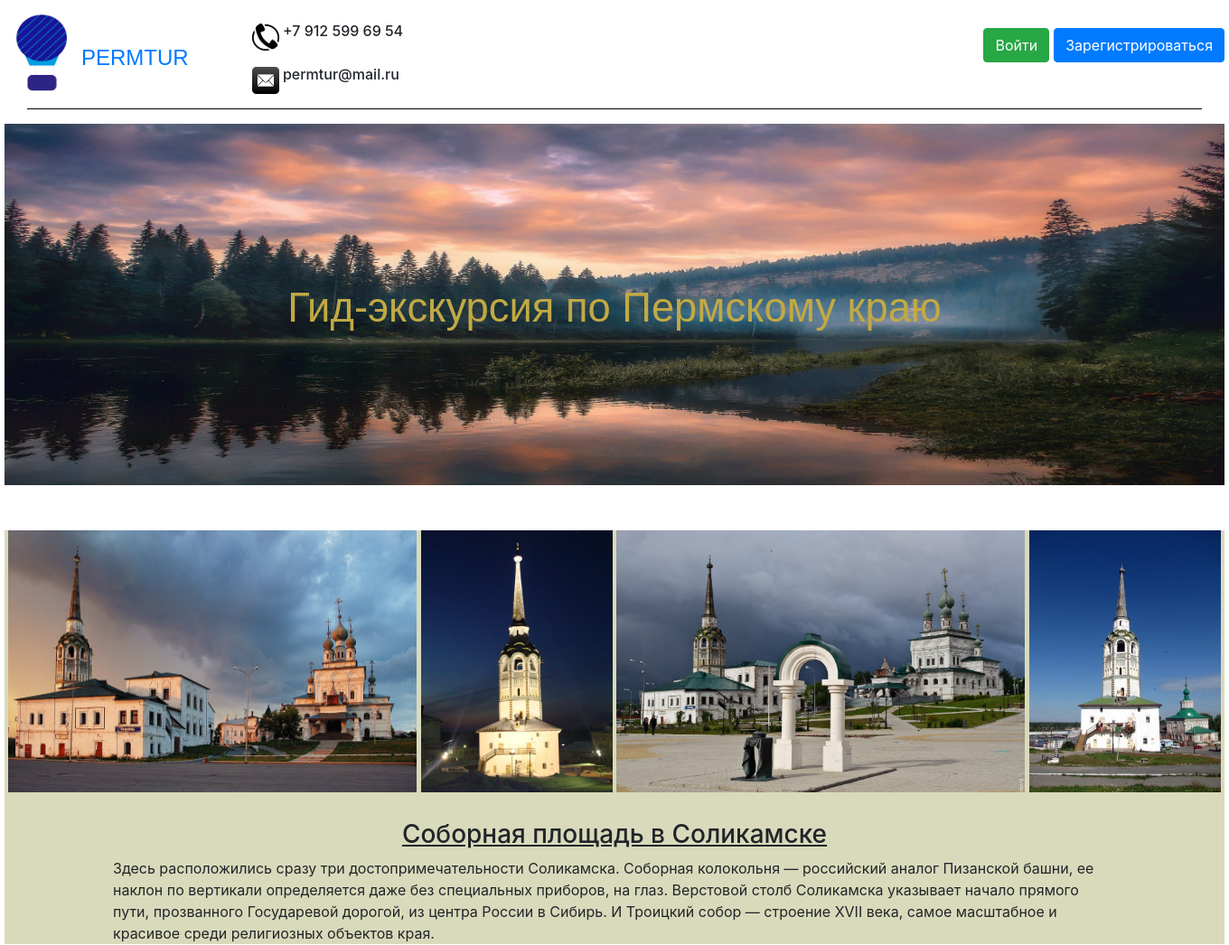
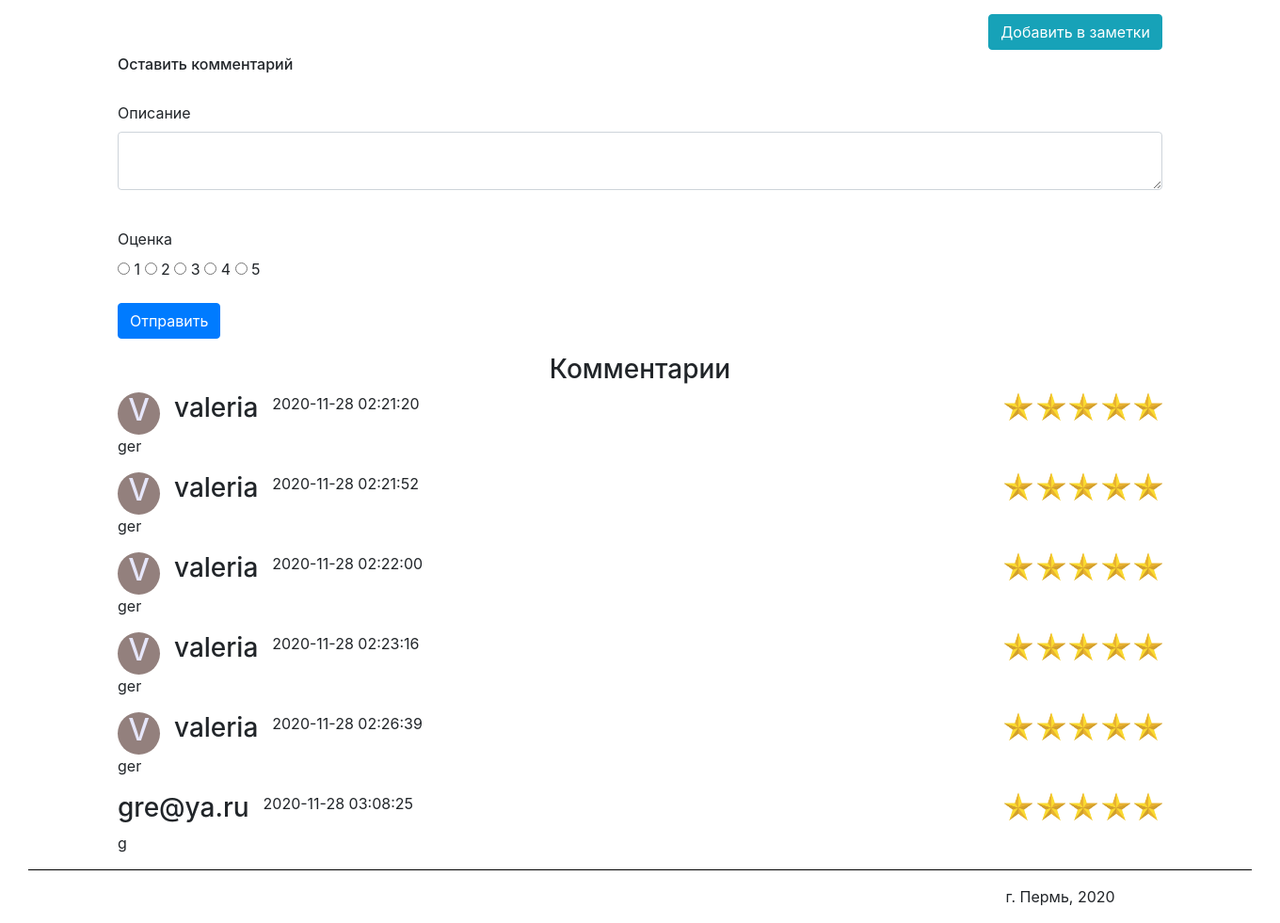
The page /Cathedral_square on the database its author committed (2 pictures, top to bottom).
### data/comments.py (models this page shows)
class Comment(SqlAlchemyBase):
    __tablename__ = 'comment'
    id = sqlalchemy.Column(sqlalchemy.Integer,
                           primary_key=True, autoincrement=True)
    description = sqlalchemy.Column(sqlalchemy.String)
    sight = sqlalchemy.Column(sqlalchemy.String)
    nickname = sqlalchemy.Column(sqlalchemy.String)
    email = sqlalchemy.Column(sqlalchemy.String)
    mark = sqlalchemy.Column(sqlalchemy.Integer)
    datetime = sqlalchemy.Column(sqlalchemy.String)

### main.py (the view, shortened to what this page needs)
    @app.route('/<sight>', methods=['GET', 'POST'])
    def sights(sight):
        sights = {"Ancient_volcano": "Древний вулкан",
                  "Basegi_Nature_Reserve": "Заповедник Басеги",
                  "Blue_lakes": "Голубые озёра", "Cathedral_square": "Соборная площадь",
                  "Perm_36": "Пермь-36", "Usva_pillars": "Устьвинские столбы",
                  "Vakutin_stone": "Вакутин камень",
                  "Vishera_nature_reserve": "Вишерский заповедник"}
        sights2 = ["Ancient_volcano", "Basegi_Nature_Reserve", "Blue_lakes", "Cathedral_square",
                  "Perm_36", "Usva_pillars", "Vakutin_stone", "Vishera_nature_reserve"]
        form = CommentForm()
        if sight in sights2:
            return render_template(sight + ".html",
                                   sight=sight, title=sights[sight],
                                   Comment=Comment, session=session, form=form, User=User)
        else:
            return render_template("add_post_page.html", title=sight, Post=Post, form=form,
                                   sight=sight, session=session, Comment=Comment, User=User)

### data/comment_form.py
class CommentForm(FlaskForm):
    description = TextAreaField('Описание')
    mark = RadioField('Оценка', choices=[('one_point', '1'), ('two_points', '2'),
                                         ('three_points', '3'), ('four_points', '4'),
                                         ('five_points', '5')], validators=[DataRequired()])
    submit = SubmitField('Отправить')

### templates/Cathedral_square.html
{% extends "header_footer.html" %}
{% block content %}
    <div style="text-align: center; margin-top: 50px;">
        <figure class="sight_caption_redirect">
            <img src="static/images/sights/Соборная площадь.jpg" class="sight1_redirect">
            <img src="static/images/sights/Соборная площадь2.jpg" class="sight2_redirect">
            <img src="static/images/sights/Соборная площадь3.jpg" class="sight1_redirect">
            <img src="static/images/sights/Соборная площадь4.jpg" class="sight2_redirect">
                <h3 style="margin-top: 30px;"><u>Соборная площадь в Соликамске</u></h3>
                <main role="main" class="container">
                    <p style="text-align: left;">Здесь расположились сразу три достопримечательности Соликамска.
                    Соборная колокольня — российский аналог Пизанской башни, ее наклон
                    по вертикали определяется даже без специальных приборов, на глаз.
                    Верстовой столб Соликамска указывает начало прямого пути,
                    прозванного Государевой дорогой, из центра России в Сибирь. И
                    Троицкий собор — строение XVII века, самое масштабное и красивое
                    среди религиозных объектов края.</p>
                    {% set note_href = "/add_note/" + "Cathedral_square" %}
                    <a style=" float: right;" class="btn btn-info" href="{{ note_href }}">Добавить в заметки</a>
                </main>
        </figure>
    </div>
    {% include "comment.html" %}
{% endblock %}

### templates/header_footer.html (shortened to what this page needs)
<!DOCTYPE html>
<html lang="en">
<head>
    <link rel="stylesheet"
          href="https://stackpath.bootstrapcdn.com/bootstrap/4.4.1/css/bootstrap.min.css"
>
    <link href="/static/css/style.css" rel="stylesheet" type="text/css">
</head>
<body style="width: 1350px; margin: 0 auto;">
    <header style="width: 1350px; margin: 0 auto;">
        {% if current_user.is_authenticated %}
            <div style="margin: 15px 0px 0px 0px; float: right;">
                <div style="background: {{ current_user.avatar_color }};" class="circle">
                    <h2 style="text-align: center; color: #E6E6FA;"> {{ current_user.nickname[0].upper() }} </h2>
                </div>
                <a class="cent" style="width: 80px; font-size:30px;">{{ current_user.nickname }}</a>
                <a class="btn btn-danger" href="/logout">Выйти</a>
                <a class="btn btn-info" href="/cabinet">Личный кабинет</a>
            </div>
        {% else %}
            <p>
                <div>
                    <a style="margin: 15px 0px 0px 0px; float: right;" class="btn btn-primary" href="/register">Зарегистрироваться</a>
                    <a style="margin: 15px 5px 0px 0px; float: right;" class="btn btn-success" href="/login">Войти</a>
                </div>
            </p>
        {% endif %}
        <div>
            <div>
                <img style="float: left;" src="/static/images/logo.png" width="85" height="85" alt="Логотип">
                <a style="margin:30px 0px 0px 0px; float: left;" href="/"><font size="5pt" face="Arial">PERMTUR</font></a>
                <h6>
                    <img style="margin:10px 0px 0px 70px;" src="/static/images/telephone.jpg" width="30" height="30" alt="Телефон">
                    +7 912 599 69 54</h6>
                <h6>
                    <img style="margin:10px 0px 0px 70px;" src="/static/images/mail.jpg" width="30" height="30" alt="Почта">
                    permtur@mail.ru
                </h6>
            </div>
            <hr align="center" width="1300" size="5" color="black" />
        </div>
    </header>
    <div class="img_cont">
        <img src="/static/images/main.jpg" alt="main" class="main_image">
        <p>Гид-экскурсия по Пермскому краю</p>
    </div>
    {% block content %}
    {% endblock %}
    <footer style="clear: both;">
        <hr align="center" width="1300" size="5" color="black" />
        <main role="main" class="container">
            <p style="margin-left: 85%;">г. Пермь, 2020</p>
        </main>
    </footer>
</body>
</html>

### templates/comment.html (shortened to what this page needs)
<div>
    <main role="main" class="container">
        <h6 style="margin-bottom: 30px; margin-top: 60px;">Оставить комментарий</h6>
        <form action="" method="post">
            <p>
                {{ form.description.label }}<br>
                {{ form.description(class="form-control", type="description") }}<br>
            </p>
            <p>
                 {{ form.mark.label }}<br>
                 {% for mark in form.mark %}
                     {{ mark }}
                     {{ mark.label }}
                 {% endfor %}
             </p>
            <p>{{ form.submit(type="submit", class="btn btn-primary") }}</p>
        </form>
        <h3 style="text-align: center;">Комментарии</h3>
        {% set comment = session.query(Comment) %}
        {% set user = session.query(User) %}
        {% for i in range(session.query(Comment).count()) %}
            {% if comment[i].sight == sight %}
                <div>
                    {% for j in range(session.query(User).count()) %}
                        {% if comment[i].nickname == user[j].nickname %}
                            <div style="margin-right: 15px; background: {{ user[j].avatar_color }};" class="circle">
                                <h2 style="text-align: center; color: #E6E6FA;"> {{ comment[i].nickname[0].upper() }} </h2>
                            </div>
                        {% endif %}
                    {% endfor %}
                    <h3 style="float: left;">{{ comment[i].nickname }} &#160;</h3>
                    <p style="float: left;">{{ comment[i].datetime }}</p>
                    {% set points = {"one_point": 1, "two_points": 2, "three_points": 3,
                        "four_points":4, "five_points": 5} %}
                        <div style="float: right;">
                        {% for i in range(points[comment[i].mark]) %}
                            <img style="width: 30px; height: 30px;" src="/static/images/star.jpg">
                        {% endfor %}
                        </div>
                    <p style="clear: both;">{{ comment[i].description }}</p>
                </div>
            {% endif %}
        {% endfor %}
    </main>
</div>

### static/css/style.css (style rules this page uses)
.main_image { width: 1350px; height: 400px; display: block; margin: 0 auto; }
.img_cont { font-family: Arial; color: #C1A944; font-size: 34pt; vertical-align:middle; text-align:center; width: 1350px; height: 400px; position: relative; display: block; margin: 0 auto; padding-top:170px; }
.img_cont img { position:absolute; z-index:-1; left:0; top:0; }
.sight1_redirect { width: 452px; height: 290px; }
.sight2_redirect { width: 212px; height: 290px; }
.sight_caption_redirect { background: #d9dabb; display: block; margin: 0 0px 0px 0; text-align: center; }
.circle { float: left; width: 45px; height: 45px; -webkit-border-radius: 25px; -moz-border-radius: 25px; border-radius: 25px; }

### rows shown on the page
Comment: nickname "V", nickname "valeria", datetime "2020-11-28 02:21:20", sight "Cathedral_square" (drawn), description "ger"
Comment: nickname "V", nickname "valeria", datetime "2020-11-28 02:21:52", sight "Cathedral_square" (drawn), description "ger"
Comment: nickname "V", nickname "valeria", datetime "2020-11-28 02:22:00", sight "Cathedral_square" (drawn), description "ger"
Comment: nickname "V", nickname "valeria", datetime "2020-11-28 02:23:16", sight "Cathedral_square" (drawn), description "ger"
Comment: nickname "V", nickname "valeria", datetime "2020-11-28 02:26:39", sight "Cathedral_square" (drawn), description "ger"
Comment: nickname "gre@ya.ru", datetime "2020-11-28 03:08:25", sight "Cathedral_square" (drawn), description "g"

### other values the page prints
{{ mark.label }} "1" "2" "3" "4" "5"
